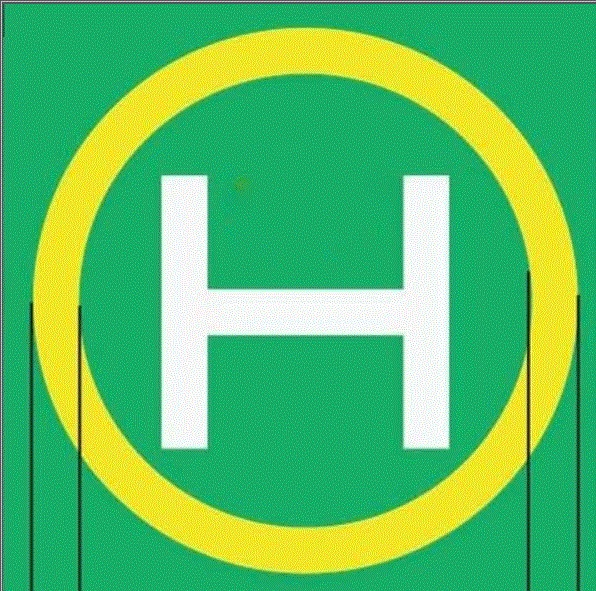
#> input picture sample/sift/box.jpg, 596 x 591 px, found by its file name
$ python circle.py
#> lines starting #> are read from the running program, lines starting #| are printed output that depends on the picture; after the words box and inside, x2 and y2 are one past the last pixel; in counts of white or black regions, pixels touching at a corner belong together
import cv2
import numpy as np

planets = cv2.imread('./data/box.jpg')
#> planets is the input picture: shape (591, 596, 3); mean B, G, R 103.6, 189.4, 89.8
gray_img = cv2.cvtColor(planets, cv2.COLOR_BGR2GRAY)
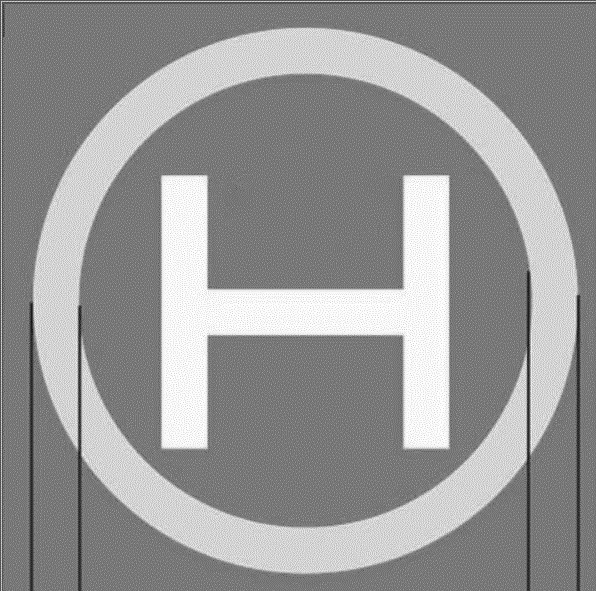
#> gray_img: shape (591, 596); min 10, max 255, mean 149.8
img = cv2.medianBlur(gray_img, 5)
cimg = cv2.cvtColor(img, cv2.COLOR_BAYER_BG2BGR)

circles = cv2.HoughCircles(img, cv2.HOUGH_GRADIENT, 1, 120,
                           param1=100, param2=30, minRadius=0,
                           maxRadius=0)
#> circles = [[305.5, 299.5, 226.5], [304.5, 424.5, 275.7], [184.5, 413.5, 107.7], [430.5, 352.5, 95.9], [221.5, 195.5, 93.1], [378.5, 182.5, 88.4]]

circles = np.uint16(np.around(circles))
#> circles = [[306, 300, 226], [304, 424, 276], [184, 414, 108], [430, 352, 96], [222, 196, 93], [378, 182, 88]]
for i in circles[0, :]:
    # draw the outer circle
    cv2.circle(planets, (i[0], i[1]), i[2], (0, 255, 0), 2)
    cv2.circle(planets, (i[0], i[1]), 2, (0, 0, 255), 3)
#> this loop made 6 passes
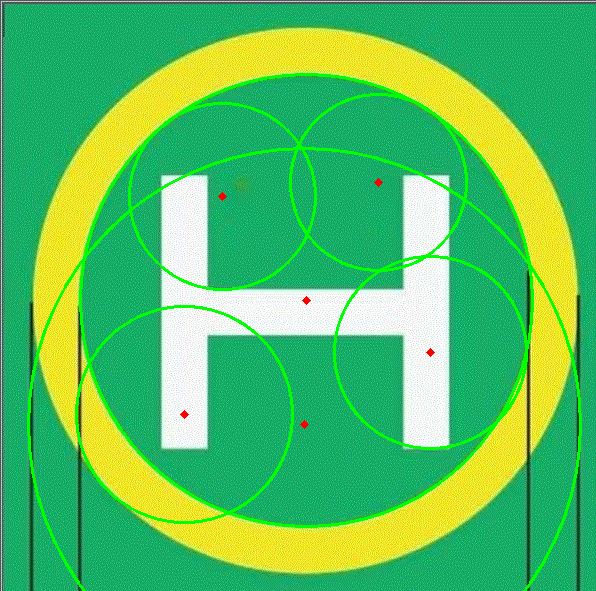
#> planets: shape (591, 596, 3); 4.19% of pixels changed, all inside (x1, y1, x2, y2) = (27, 73, 582, 591)

cv2.imwrite("planets_circle.jpg", planets)
cv2.imshow("HoughCirlces", planets)
cv2.waitKey()
cv2.destroyAllWindows()
